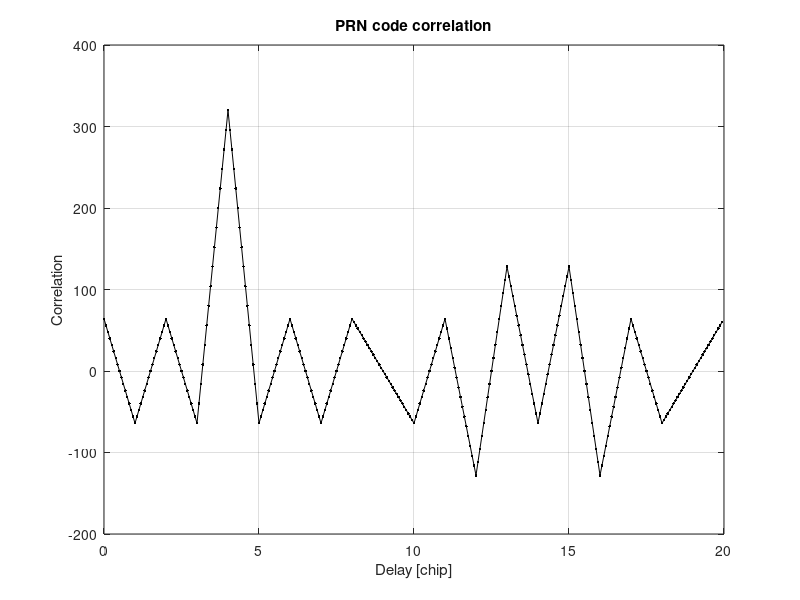

MATLAB code to generate this figure:
% -------------------------------------------------------------------------
% Chapter 21 Example 1: Correlation between two spreading codes with noise
% -------------------------------------------------------------------------

Rc = 0.5e6;                              % Code Rate [chip/s]
Fs = 8e6;                                % Sampling Frequency [Hz]

c_loc = [1 -1 1 -1 -1 -1 -1 1 -1 ...
         1 -1 -1 -1 1 -1 -1 1 1 1 -1];   % PRN code

% sample the spreading codes
L = length(c_loc);                       % Code Length [chip]
N = floor(Fs*L/Rc);                      % Code Length [samples]

% ------------------------- Sample the local code -------------------------
k = 0:N-1;
c_loc_sampled = c_loc(floor(k*Rc/Fs)+1); % c_loc code sampled @ Fs
% -------------------------------------------------------------------------

% - Generate the incoming code with 3 periods of c_loc, sample and shift --
c_in = [c_loc c_loc c_loc]; k = 0:3*N-1;
c_in_sampled = c_in(floor(k*Rc/Fs)+1);   % c_in code sampled @ Fs


D = 4*Fs/Rc;                            % Code Delay [samples]

% samples of the incoming code with a code-phase shift
c_in_sampled_shift = circshift(c_in_sampled,[0 D]);
% -------------------------------------------------------------------------

% correlate the two sequences of samples
for index=0:N-1,
    % correlate the codes...
    Corr(index+1) = c_in_sampled_shift(1+index:N+index)*c_loc_sampled(1:N)';
end

% plot correlation functions
x_axis = [0:(N-1)]./Fs.*Rc;            % Prepare x-axis [chip]

figure(1),plot(x_axis,Corr,'.-k'), grid on;
xlabel('Delay [chip]')
ylabel('Correlation')
title('PRN code correlation')
